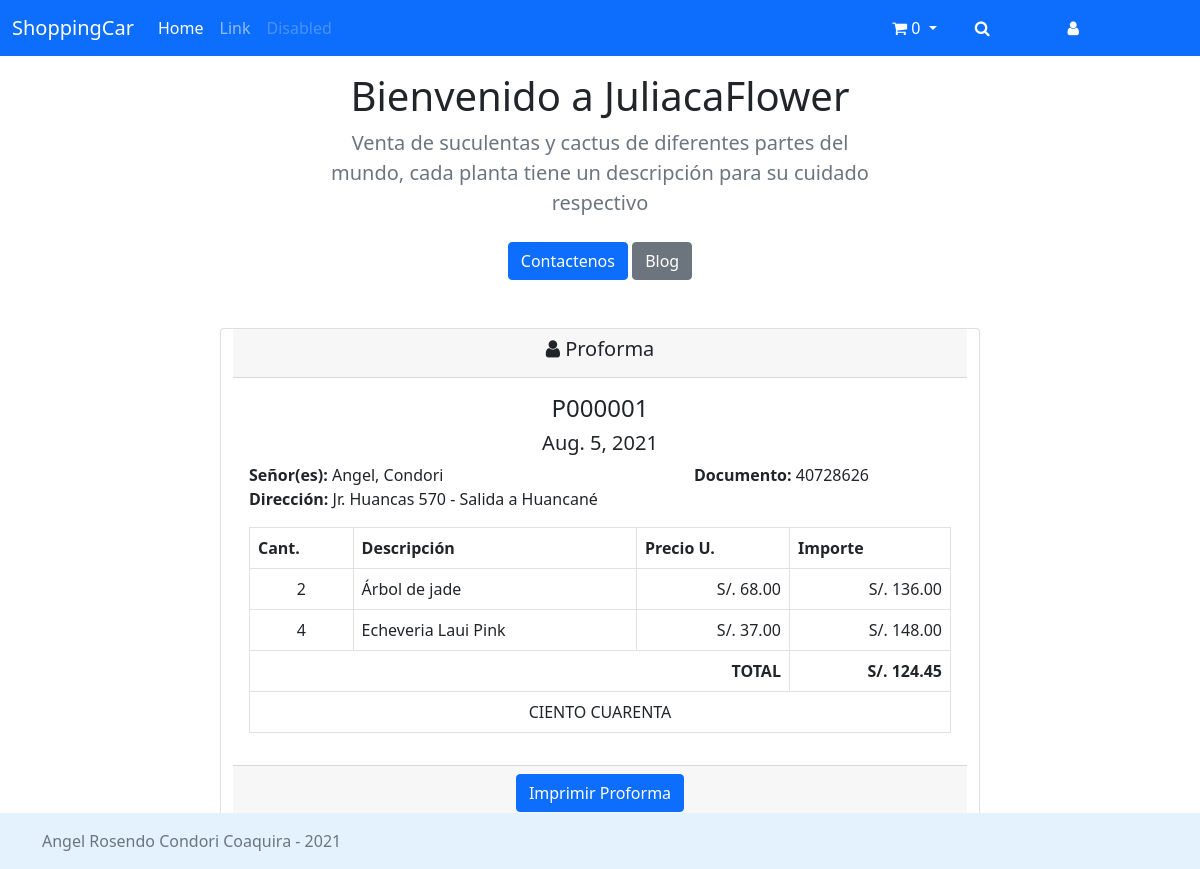
The app's page /proforma/26/ with its own data.
### tienda/models.py (models this page shows, shortened)
class Comprobante(models.Model):
    cliente=models.ForeignKey(Cliente,on_delete=models.CASCADE)
    tipo=models.CharField(max_length=30,choices=TIPO_COMPROBANTE)
    numero=models.CharField(max_length=10)
    fecha=models.DateField()
    total=models.DecimalField(max_digits=10,decimal_places=2)
    tletras=models.CharField(max_length=100)
    created=models.DateTimeField(auto_now_add=True)
    updated=models.DateTimeField(auto_now=True)
    class Meta:
        verbose_name = ("Comprobante")
        verbose_name_plural = ("Comprobantes")

class Cliente(models.Model):
    correo=models.EmailField(max_length=70)
    celular=models.CharField(max_length=15)
    nombre=models.CharField(max_length=30)
    apellidos=models.CharField(max_length=30)
    tdocumento=models.CharField(max_length=30,choices=TIPO_DOCUMENTO,default=DNI)
    documento=models.CharField(max_length=10)
    direccion=models.CharField(max_length=100)
    tdatos=models.BooleanField()
    created=models.DateTimeField(auto_now_add=True)
    updated=models.DateTimeField(auto_now=True)
    class Meta:
        verbose_name = ("Cliente")
        verbose_name_plural = ("Clientes")

class DetalleComprobante(models.Model):
    comprobante=models.ForeignKey(Comprobante,on_delete=models.CASCADE)
    cantidad=models.IntegerField()
    descripcion=models.CharField(max_length=70)
    punitario=models.DecimalField(max_digits=10,decimal_places=2)
    importe=models.DecimalField(max_digits=10,decimal_places=2)
    class Meta:
        verbose_name = ("DetalleComprobante")
        verbose_name_plural = ("DetalleComprobantes")

### tienda/views.py (the view)
# urls.py: path('proforma/<slug:pk>/', views.proforma, name='proforma'),
def proforma(request,pk):
    encabezado=Comprobante.objects.get(id=pk)
    detalle=DetalleComprobante.objects.filter(comprobante_id=encabezado.id)
    return render(request,'tienda/proforma.html',{"proforma":encabezado,"productos":detalle})

### shopcar/context_processor.py (called while the page is built)
def importe_total_carro(request):
    carro=Carro(request)
    total=0
    cantidad=0
    for key, value in request.session["carro"].items():
        total=total+float(value["subtotal"])
        cantidad=cantidad+1
    return {"importe_total_carro":total,"cantidad_productos_carro":cantidad}

### tienda/templates/tienda/proforma.html
{% extends 'core/base.html' %}
{% block content %}
<div class="row mb-5 justify-content-center">
    <div class="card col-lg-8">
        <div class="card-header text-center"><h5 class="card-title"><i class="fa fa-user fa-1x"></i> Proforma</h5></div>
        <div class="card-body">
            <div class="row">
                <div class="col-md-12 text-center">
                    <h4>{{ proforma.numero }}</h4>
                    <h5>{{ proforma.fecha }}</h5>
                </div>
            </div>
            <div class="row">
                <div class="col-md-6">
                    <b>Señor(es):</b>  {{ proforma.cliente.nombre }}, {{ proforma.cliente.apellidos }}
                </div>
                <div class="col-md-6 text-center">
                    <b>Documento:</b> {{ proforma.cliente.documento }}
                </div>
                <div class="col-md-12">
                    <b>Dirección:</b> {{ proforma.cliente.direccion }}
                </div>
            </div>
            <div class="row mt-3">
                <div class="col-md-12">
                <table class="table table-bordered">
                    <tr>
                        <th>Cant.</th>
                        <th>Descripción</th>
                        <th>Precio U.</th>
                        <th>Importe</th>
                    </tr>
                    {% for p in productos %}
                    <tr>
                        <td class="text-center">{{ p.cantidad }}</td>
                        <td>{{ p.descripcion }}</td>
                        <td class="text-end">S/. {{ p.punitario }}</td>
                        <td class="text-end">S/. {{ p.importe }}</td>
                    </tr>
                    {% endfor %}
                    <tr>
                        <th colspan="3" class="text-end">TOTAL </th>
                        <th class="text-end">S/. {{ proforma.total }}</th>
                    </tr>
                    <tr>
                        <td colspan="4" class="text-center">{{ proforma.tletras }} </td>
                    </tr>
                </table>
                </div>
            </div>
        </div>
        <div class="card-footer text-muted text-center">
            <a href="{% url 'imprimir_proforma' proforma.pk %}" class="btn btn-primary">Imprimir Proforma</a>
        </div>
    </div>
</div>
{% endblock content %}

### records on screen
Comprobante: numero "P000001", fecha "Aug. 5, 2021", cliente.nombre "Angel", cliente.apellidos "Condori", cliente.documento "40728626", cliente.direccion "Jr. Huancas 570 - Salida a Huancané", total "124.45", tletras "CIENTO CUARENTA"
DetalleComprobante: cantidad "2", descripcion "Árbol de jade", punitario "68.00", importe "136.00"
DetalleComprobante: cantidad "4", descripcion "Echeveria Laui Pink", punitario "37.00", importe "148.00"

### other values on screen
{{ cantidad_productos_carro }} "0"
